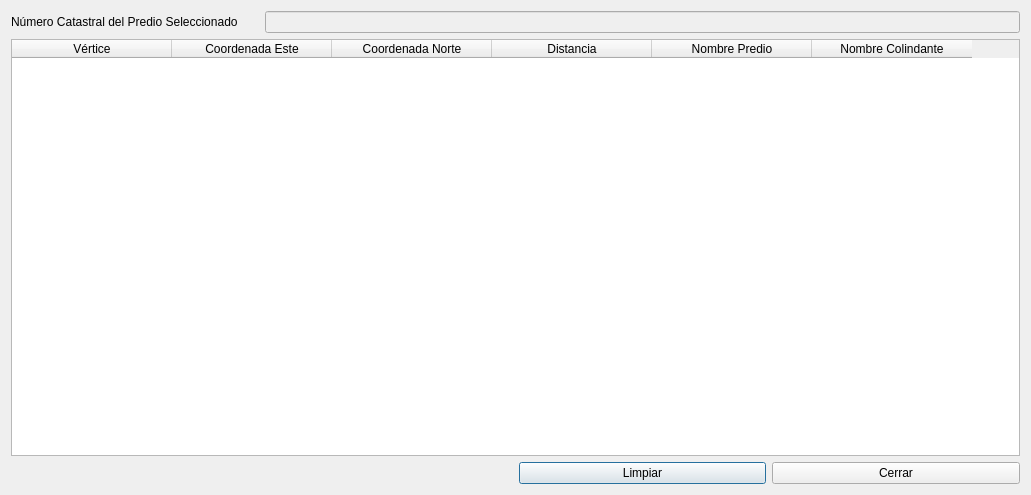
<?xml version="1.0" encoding="UTF-8"?>
<ui version="4.0">
 <class>CalculoLinderosDialogBase</class>
 <widget class="QDialog" name="CalculoLinderosDialogBase">
  <property name="geometry">
   <rect>
    <x>0</x>
    <y>0</y>
    <width>1031</width>
    <height>495</height>
   </rect>
  </property>
  <property name="windowTitle">
   <string>Calculo Linderos</string>
  </property>
  <layout class="QGridLayout" name="gridLayout">
   <item row="0" column="0">
    <widget class="QLabel" name="lblNumeroC">
     <property name="text">
      <string>Número Catastral del Predio Seleccionado</string>
     </property>
    </widget>
   </item>
   <item row="2" column="2">
    <widget class="QPushButton" name="btnLimpiar">
     <property name="text">
      <string>Limpiar</string>
     </property>
    </widget>
   </item>
   <item row="2" column="3">
    <widget class="QPushButton" name="btnSalir">
     <property name="text">
      <string>Cerrar</string>
     </property>
    </widget>
   </item>
   <item row="0" column="1" colspan="3">
    <widget class="QLineEdit" name="lineEdit">
     <property name="enabled">
      <bool>false</bool>
     </property>
    </widget>
   </item>
   <item row="1" column="0" colspan="4">
    <widget class="QTableWidget" name="tblColindante">
     <property name="enabled">
      <bool>true</bool>
     </property>
     <attribute name="horizontalHeaderCascadingSectionResizes">
      <bool>false</bool>
     </attribute>
     <attribute name="horizontalHeaderDefaultSectionSize">
      <number>160</number>
     </attribute>
     <column>
      <property name="text">
       <string>Vértice</string>
      </property>
      <property name="textAlignment">
       <set>AlignCenter</set>
      </property>
     </column>
     <column>
      <property name="text">
       <string>Coordenada Este</string>
      </property>
      <property name="textAlignment">
       <set>AlignCenter</set>
      </property>
     </column>
     <column>
      <property name="text">
       <string>Coordenada Norte</string>
      </property>
      <property name="textAlignment">
       <set>AlignCenter</set>
      </property>
     </column>
     <column>
      <property name="text">
       <string>Distancia</string>
      </property>
      <property name="textAlignment">
       <set>AlignCenter</set>
      </property>
     </column>
     <column>
      <property name="text">
       <string>Nombre Predio</string>
      </property>
      <property name="textAlignment">
       <set>AlignCenter</set>
      </property>
     </column>
     <column>
      <property name="text">
       <string>Nombre Colindante</string>
      </property>
      <property name="textAlignment">
       <set>AlignCenter</set>
      </property>
     </column>
    </widget>
   </item>
  </layout>
 </widget>
 <resources/>
 <connections/>
</ui>
